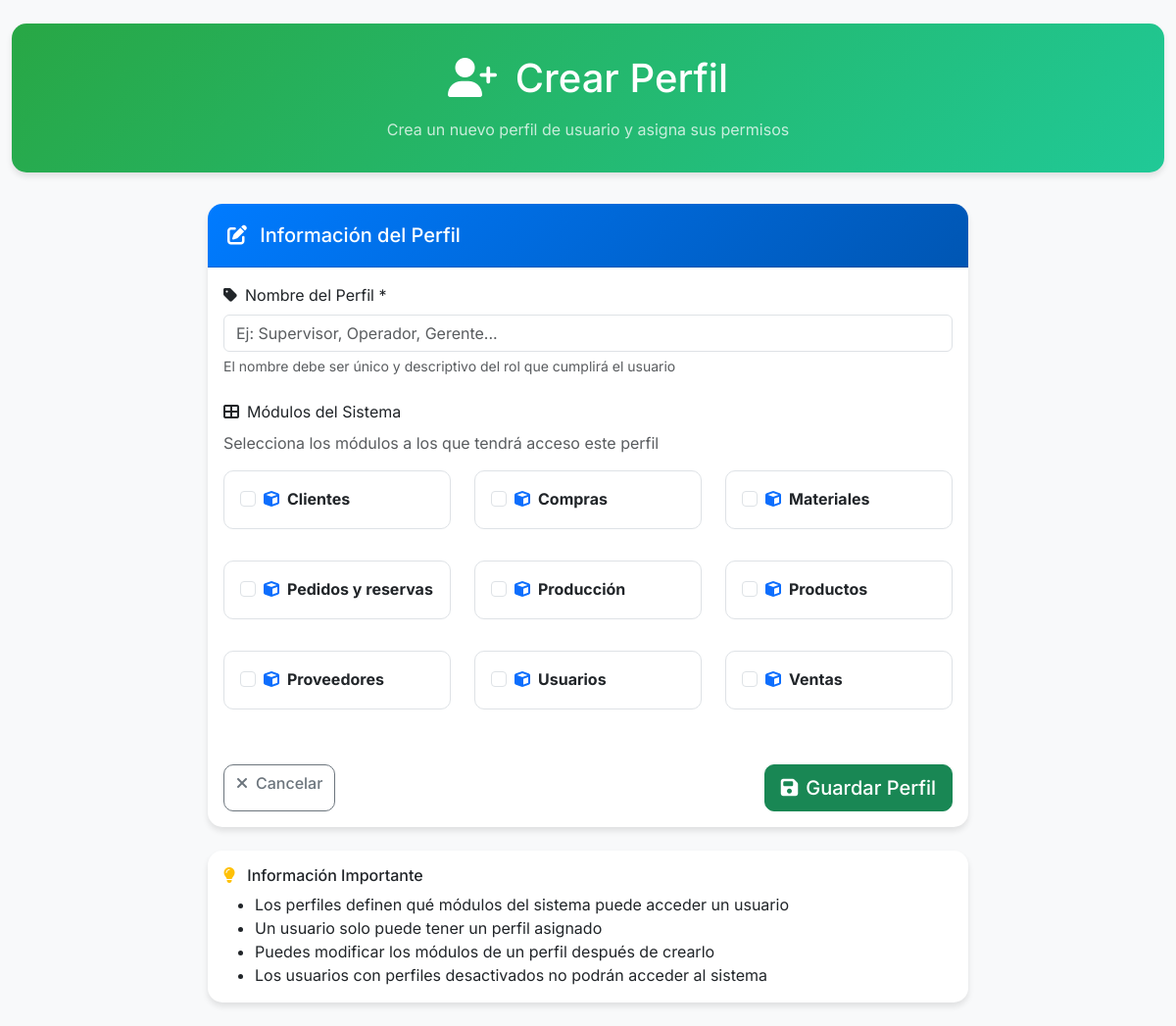
Page /controllers/UsuarioController.php?a=crear_perfil (signed in) on the committed database.
### tables this page shows
CREATE TABLE `modulos` (
  `id` int(11) NOT NULL,
  `nombre` varchar(45) NOT NULL
);

### controllers/BaseController.php (called while the page is built, shortened)
<?php
class BaseController {
    protected function render($vista, $datos = []) {
        extract($datos);
        include $vista;
    }
}
?>

### models/Usuario.php (called while the page is built, shortened)
<?php
class Usuario {
    public static function obtenerTodosModulos() {
        try {
            $db = Database::getInstance()->getConnection();
            $sql = "SELECT id, nombre FROM modulos ORDER BY nombre ASC";
            $stmt = $db->prepare($sql);
            $stmt->execute();
            return $stmt->fetchAll(PDO::FETCH_ASSOC);
        } catch (PDOException $e) {
            error_log("Error al obtener módulos: " . $e->getMessage());
            return [];
        }
    }
}
?>

### views/pages/usuarios/perfiles/crear_perfil.php (the view, shortened to what this page needs)
<!DOCTYPE html>
<html lang="es">
<head>
    <?php
    include_once __DIR__ . '/../../../components/common-styles.php';
    ?>
</head>
<body>
    <div class="container-fluid py-4">
        <div class="page-header text-center">
            <h1 class="mb-3">
                <i class="fas fa-user-plus me-2"></i>
                <?= htmlspecialchars($titulo ?? 'Crear Perfil') ?>
            </h1>
            <p class="mb-0 opacity-75">Crea un nuevo perfil de usuario y asigna sus permisos</p>
        </div>
        <div class="row justify-content-center">
            <div class="col-md-10 col-lg-8">
                <div class="card">
                    <div class="card-header">
                        <h5 class="card-title mb-0">
                            <i class="fas fa-edit me-2"></i>
                            Información del Perfil
                        </h5>
                    </div>
                    <div class="card-body">
                        <form method="POST" action="/Sistema_Premoldeado/controllers/UsuarioController.php?a=guardar_perfil">
                            <div class="mb-4">
                                <label for="nombre" class="form-label">
                                    <i class="fas fa-tag me-2"></i>Nombre del Perfil *
                                </label>
                                <input type="text"
                                       class="form-control"
                                       id="nombre"
                                       name="nombre"
                                       required
                                       placeholder="Ej: Supervisor, Operador, Gerente..."
                                       value="<?= htmlspecialchars($_POST['nombre'] ?? '') ?>">
                                <div class="form-text">
                                    El nombre debe ser único y descriptivo del rol que cumplirá el usuario
                                </div>
                            </div>
                            <div class="mb-4">
                                <label class="form-label">
                                    <i class="fas fa-th-large me-2"></i>Módulos del Sistema
                                </label>
                                <p class="text-muted mb-3">Selecciona los módulos a los que tendrá acceso este perfil</p>
                                <div class="row">
                                    <?php if (!empty($modulos)): ?>
                                        <?php foreach ($modulos as $modulo): ?>
                                            <div class="col-md-6 col-lg-4 mb-3">
                                                <div class="module-card">
                                                    <div class="form-check">
                                                        <input class="form-check-input module-checkbox"
                                                               type="checkbox"
                                                               name="modulos[]"
                                                               value="<?= $modulo['id'] ?>"
                                                               id="modulo_<?= $modulo['id'] ?>"
                                                               <?= (in_array($modulo['id'], $_POST['modulos'] ?? [])) ? 'checked' : '' ?>>
                                                        <label class="form-check-label w-100" for="modulo_<?= $modulo['id'] ?>">
                                                            <div class="d-flex align-items-center">
                                                                <i class="<?= htmlspecialchars($modulo['icono'] ?? 'fas fa-cube') ?> me-2 text-primary"></i>
                                                                <div>
                                                                    <strong><?= htmlspecialchars($modulo['nombre']) ?></strong>
                                                                </div>
                                                            </div>
                                                        </label>
                                                    </div>
                                                </div>
                                            </div>
                                        <?php endforeach; ?>
                                    <?php endif; ?>
                                </div>
                            </div>
                            <div class="mt-4">
                                <div class="d-flex justify-content-between">
                                    <a href="/Sistema_Premoldeado/controllers/UsuarioController.php?a=perfiles" class="btn btn-outline-secondary">
                                        <i class="fas fa-times me-2"></i>Cancelar
                                    </a>
                                    <button type="submit" class="btn btn-success btn-lg">
                                        <i class="fas fa-save me-2"></i>Guardar Perfil
                                    </button>
                                </div>
                            </div>
                        </form>
                    </div>
                </div>
                <div class="card mt-4">
                    <div class="card-body">
                        <h6 class="card-title">
                            <i class="fas fa-lightbulb me-2 text-warning"></i>
                            Información Importante
                        </h6>
                        <ul class="mb-0">
                            <li>Los perfiles definen qué módulos del sistema puede acceder un usuario</li>
                            <li>Un usuario solo puede tener un perfil asignado</li>
                            <li>Puedes modificar los módulos de un perfil después de crearlo</li>
                            <li>Los usuarios con perfiles desactivados no podrán acceder al sistema</li>
                        </ul>
                    </div>
                </div>
            </div>
        </div>
    </div>
</body>
</html>
</body>
</html>

### assets/css/datatables-custom.css (style rules this page uses)
body { background-color: #f8f9fa; font-family: 'Inter', -apple-system, BlinkMacSystemFont, sans-serif; }
.page-header { background: linear-gradient(135deg, #6f42c1 0%, #007bff 100%); color: white; border-radius: 15px; padding: 2rem; margin-bottom: 2rem; box-shadow: 0 4px 6px rgba(0,0,0,0.1); }
.page-header h1 { margin-bottom: 1rem; }
.page-header p { margin-bottom: 0; opacity: 0.75; }
.card { border: none; border-radius: 15px; box-shadow: 0 4px 6px rgba(0,0,0,0.1); }
.card-header { background: linear-gradient(135deg, #007bff, #0056b3); color: white; border-radius: 15px 15px 0 0 !important; padding: 1.25rem; }
.card-header h5 { margin-bottom: 0; }
.btn { border-radius: 10px; font-weight: 500; }
.card { animation: fadeIn 0.3s ease-out; }

### views/components/common-styles.php (style rules this page uses)
:root { --primary-color: #007bff; --secondary-color: #6f42c1; --success-color: #198754; --danger-color: #dc3545; --warning-color: #ffc107; --info-color: #0dcaf0; --light-color: #f8f9fa; --dark-color: #212529; --border-radius: 10px; --box-shadow: 0 4px 6px rgba(0,0,0,0.1); --transition: all 0.2s ease; }
body { visibility: visible !important; }

### views/pages/usuarios/perfiles/crear_perfil.php (style rules this page uses)
.page-header { background: linear-gradient(135deg, #28a745 0%, #20c997 100%); }
.module-card { border: 1px solid #dee2e6; border-radius: 10px; padding: 1rem; margin-bottom: 1rem; transition: all 0.2s ease; }

### rows in the picture
modulos: nombre "Clientes"
modulos: nombre "Compras"
modulos: nombre "Materiales"
modulos: nombre "Pedidos y reservas"
modulos: nombre "Producción"
modulos: nombre "Productos"
modulos: nombre "Proveedores"
modulos: nombre "Usuarios"
modulos: nombre "Ventas"

### other values in the picture
$titulo "Crear Perfil"
